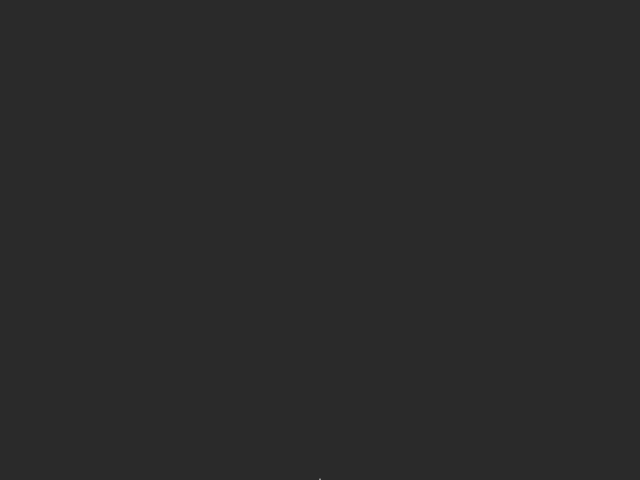
Frame 1 (no input)
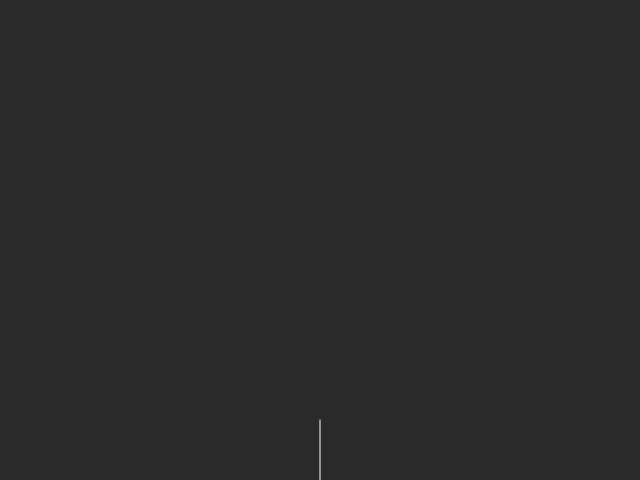
Frame 60 (no input)
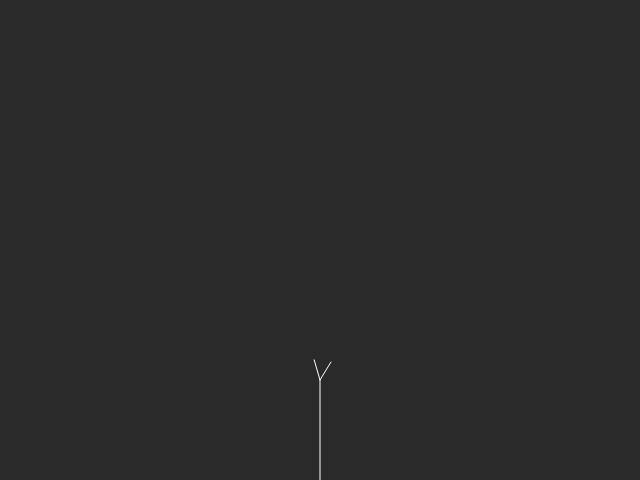
Frame 120 (the mouse pressed at the canvas centre since frame 60)

The p5.js sketch that drew these frames (run headless with seeded random() and noise() and a simulated clock; from frame 60 on, the mouse is pressed at the canvas centre):

// p5.js sketch
// ── sketch.js
var tree = [];
var leaves = [];

function setup() {
  createCanvas(640, 480);

  var b = new Branch(createVector(width / 2, height), createVector(0,-1), 100);
  tree.push(b);
}

function draw() {
  background(42);
  stroke(255);
  
  for (var i = 0; i < tree.length; i++) {
    // Get branch update and draw
    tree[i].update();
    tree[i].render();

    if (tree[i].timeToBranch()) {
      if (tree.length < 1024) {
        tree.push(tree[i].branch(random(10, 40)));
        tree.push(tree[i].branch(-random(10, 40)));
      } else {
        leaves.push(new Leaf(tree[i].end));
      }
    }
  }

  for (var j = 0; j < leaves.length; j++) {
    leaves[j].update();
    leaves[j].display();
  }

}
// ── Branch.js
function Branch(start, vel, n){
  this.start = start.copy();
  this.end = start.copy();
  this.vel = vel.copy();
  this.timerstart = n;
  this.timer = n;
  this.growing = true;
  
  this.update = function(){
    if(this.growing){
      this.end.add(this.vel);
    }
  }
  
  this.render = function(){
    stroke(255);
    line(this.start.x, this.start.y, this.end.x, this.end.y);
  }
  
  this.timeToBranch = function(){
    this.timer--;
    if(this.timer <= 0 && this.growing){
      this.growing = false;
      return true;
    } else{
      return false;
    }
  }
  
  this.branch = function(angle){
    var theta = vel.heading();  // current growing direction
    var speed = vel.mag();      // velocity magnitude
    theta += radians(angle);    // rotate
    var newVel = createVector(speed*cos(theta), speed*sin(theta));
    var b = new Branch(this.end, newVel, this.timerstart*0.65);
    return b
  }
  
}
// ── Leaf.js
function Leaf(pos){
  this.pos = pos.copy();
  this.dim = random(2.5, 4.5);
  
  this.display = function(){
    noStroke();
    colorMode(HSB, 360, 100, 100, 255);
    fill(141, 76, 99, 100);
    ellipse(this.pos.x, this.pos.y, this.dim, this.dim);
  }
  
  this.update = function(){
    
  }
}
